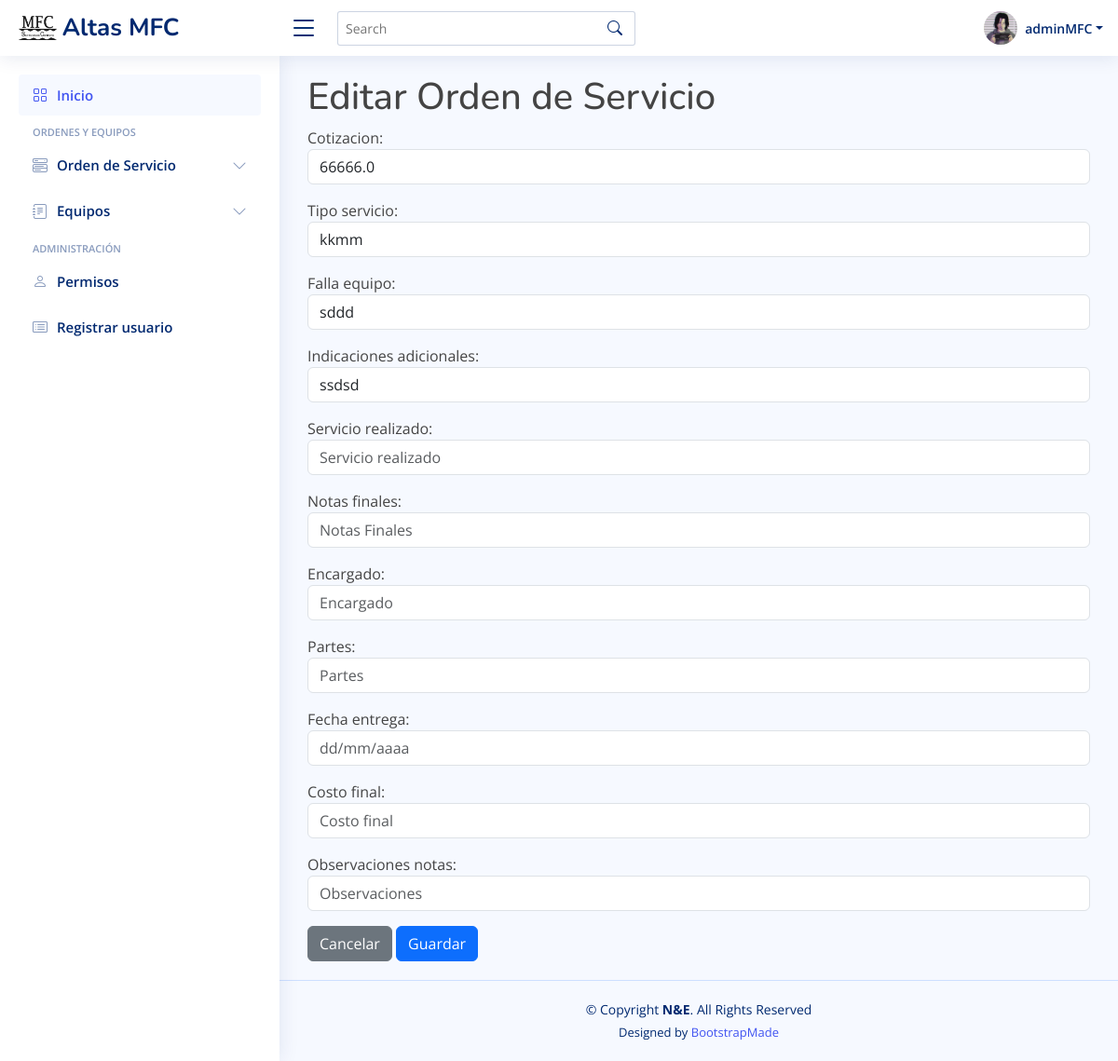
The page /servicios/editarOrden/621531213227 (signed in) on the database as committed earlier.
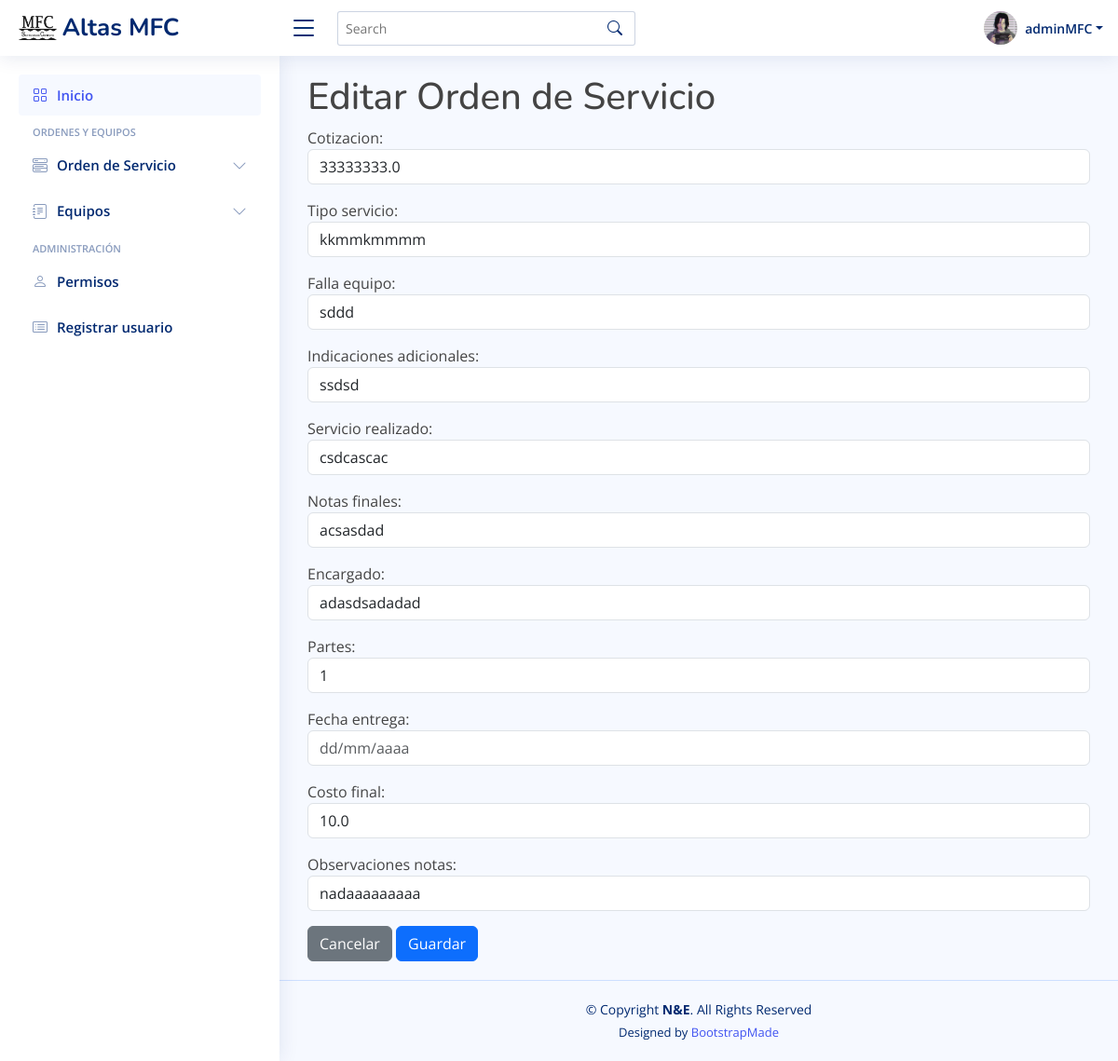
The same page on the database as committed later.
### inicio/models.py (models this page shows)
class OrdenServicio(models.Model):
    id_orden = models.AutoField(null=False, blank=False, primary_key=True)
    fecha_orden = models.DateField(null=False)
    cotizacion = models.FloatField(max_length=5)
    tipo_servicio = models.CharField(max_length=20, null=False)
    falla_equipo = models.CharField(max_length=200, null=False)
    indicaciones_adicionales = models.CharField(max_length=70, null= False)
    servicio_realizado = models.CharField(max_length=150,null=True)
    notas_finales = models.CharField(max_length=150,null=True)
    encargado = models.CharField(max_length=50,null=True)
    partes = models.CharField(max_length=70,null=True)
    fecha_entrega = models.DateField(null=True, blank=True)
    costo_final = models.FloatField(max_length=5.2,null=True)
    observaciones_notas = models.CharField(max_length=50,null=True)
    equipo = models.ForeignKey(Equipo, null=False, blank=False, on_delete=models.CASCADE)

### inicio/views.py (the view)
# urls.py: path('servicios/editarOrden/<int:id_orden>', views.editar_orden, name='editarOrden'),
@login_required
def editar_orden(request, id_orden):
    orden = OrdenServicio.objects.get(id_orden = id_orden)
    form = FormEditarOrden(instance=orden)
    if request.method == 'POST':
        form = FormEditarOrden(request.POST,  instance=orden)
        if form.is_valid():
            form.save()
            return redirect('Servicios')
    context = {
        'form' : form
    }
    return render(request, 'servicios/editar_orden.html', context)

### inicio/templates/servicios/editar_orden.html (shortened to what this page needs)
{% extends 'base.html' %}
{% block contenido %}
<h1>Editar Orden de Servicio </h1>
<form method="post" class="form">
    {{form.as_p}}
    <a class="btn btn-secondary" href="{% url 'Servicios' %}">Cancelar</a>
    <button class="btn btn-primary" type="submit">Guardar</button>
</form>
{% endblock contenido %}

Rows that differ between the two databases and show on the page:
changed OrdenServicio "sddd": cotizacion "66666.0" → "33333333.0"; tipo_servicio "kkmm" → "kkmmkmmmm"; servicio_realizado (not shown) → "csdcascac"; notas_finales (not shown) → "acsasdad"; encargado (not shown) → "adasdsadadad"; partes (not shown) → "1"; costo_final (not shown) → "10.0"; observaciones_notas (not shown) → "nadaaaaaaaaa"
